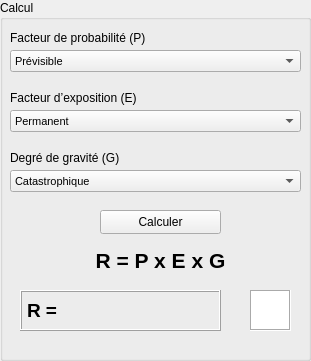
   <widget class="QGroupBox" name="groupBox">
    <property name="geometry">
     <rect>
      <x>660</x>
      <y>10</y>
      <width>311</width>
      <height>361</height>
     </rect>
    </property>
    <property name="font">
     <font>
      <pointsize>9</pointsize>
      <bold>false</bold>
     </font>
    </property>
    <property name="title">
     <string>Calcul</string>
    </property>
    <widget class="QComboBox" name="comboBox">
     <property name="geometry">
      <rect>
       <x>10</x>
       <y>50</y>
       <width>291</width>
       <height>22</height>
      </rect>
     </property>
     <property name="font">
      <font>
       <pointsize>8</pointsize>
       <bold>false</bold>
      </font>
     </property>
     <item>
      <property name="text">
       <string>Prévisible</string>
      </property>
     </item>
     <item>
      <property name="text">
       <string>Fort probable</string>
      </property>
     </item>
     <item>
      <property name="text">
       <string>Inhabituel mais possible</string>
      </property>
     </item>
     <item>
      <property name="text">
       <string>Uniquement possible dans un cas limite</string>
      </property>
     </item>
     <item>
      <property name="text">
       <string>Imaginable mais très improbable</string>
      </property>
     </item>
     <item>
      <property name="text">
       <string>Pratiquement impossible</string>
      </property>
     </item>
     <item>
      <property name="text">
       <string>Pratiquement impossible</string>
      </property>
     </item>
    </widget>
    <widget class="QComboBox" name="comboBox_2">
     <property name="geometry">
      <rect>
       <x>10</x>
       <y>110</y>
       <width>291</width>
       <height>22</height>
      </rect>
     </property>
     <property name="font">
      <font>
       <pointsize>8</pointsize>
       <bold>false</bold>
      </font>
     </property>
     <item>
      <property name="text">
       <string>Permanent</string>
      </property>
     </item>
     <item>
      <property name="text">
       <string>Fréquent (1x/jour)</string>
      </property>
     </item>
     <item>
      <property name="text">
       <string>Occasionnel (1x/semaine)</string>
      </property>
     </item>
     <item>
      <property name="text">
       <string>Inhabituel (1x/mois)</string>
      </property>
     </item>
     <item>
      <property name="text">
       <string>Rare (2-3x/an)</string>
      </property>
     </item>
     <item>
      <property name="text">
       <string>Très rare (1x/an)</string>
      </property>
     </item>
    </widget>
    <widget class="QComboBox" name="comboBox_3">
     <property name="geometry">
      <rect>
       <x>10</x>
       <y>170</y>
       <width>291</width>
       <height>22</height>
      </rect>
     </property>
     <property name="font">
      <font>
       <pointsize>8</pointsize>
       <bold>false</bold>
      </font>
     </property>
     <item>
      <property name="text">
       <string>Catastrophique</string>
      </property>
     </item>
     <item>
      <property name="text">
       <string>Tragique</string>
      </property>
     </item>
     <item>
      <property name="text">
       <string>Très grave</string>
      </property>
     </item>
     <item>
      <property name="text">
       <string>Grave</string>
      </property>
     </item>
     <item>
      <property name="text">
       <string>Important</string>
      </property>
     </item>
     <item>
      <property name="text">
       <string>Minime</string>
      </property>
     </item>
    </widget>
    <widget class="QLabel" name="label">
     <property name="geometry">
      <rect>
       <x>10</x>
       <y>30</y>
       <width>191</width>
       <height>16</height>
      </rect>
     </property>
     <property name="font">
      <font>
       <pointsize>9</pointsize>
       <bold>false</bold>
      </font>
     </property>
     <property name="text">
      <string>Facteur de probabilité (P) </string>
     </property>
    </widget>
    <widget class="QLabel" name="label_2">
     <property name="geometry">
      <rect>
       <x>10</x>
       <y>90</y>
       <width>191</width>
       <height>16</height>
      </rect>
     </property>
     <property name="text">
      <string>Facteur d’exposition (E)</string>
     </property>
    </widget>
    <widget class="QLabel" name="label_3">
     <property name="geometry">
      <rect>
       <x>10</x>
       <y>150</y>
       <width>191</width>
       <height>16</height>
      </rect>
     </property>
     <property name="text">
      <string>Degré de gravité (G)</string>
     </property>
    </widget>
    <widget class="QLabel" name="label_4">
     <property name="geometry">
      <rect>
       <x>60</x>
       <y>240</y>
       <width>201</width>
       <height>41</height>
      </rect>
     </property>
     <property name="font">
      <font>
       <pointsize>16</pointsize>
       <bold>true</bold>
      </font>
     </property>
     <property name="text">
      <string>R = P x E x G</string>
     </property>
     <property name="alignment">
      <set>Qt::AlignCenter</set>
     </property>
    </widget>
    <widget class="QLabel" name="label_reponse">
     <property name="geometry">
      <rect>
       <x>20</x>
       <y>290</y>
       <width>201</width>
       <height>41</height>
      </rect>
     </property>
     <property name="font">
      <font>
       <pointsize>14</pointsize>
       <bold>true</bold>
      </font>
     </property>
     <property name="frameShape">
      <enum>QFrame::Box</enum>
     </property>
     <property name="frameShadow">
      <enum>QFrame::Raised</enum>
     </property>
     <property name="text">
      <string>R =</string>
     </property>
     <property name="wordWrap">
      <bool>true</bool>
     </property>
    </widget>
    <widget class="QPushButton" name="pushButton">
     <property name="geometry">
      <rect>
       <x>100</x>
       <y>210</y>
       <width>121</width>
       <height>24</height>
      </rect>
     </property>
     <property name="text">
      <string>Calculer</string>
     </property>
    </widget>
    <widget class="QFrame" name="code_couleur">
     <property name="geometry">
      <rect>
       <x>250</x>
       <y>290</y>
       <width>41</width>
       <height>41</height>
      </rect>
     </property>
     <property name="styleSheet">
      <string notr="true">background-color : white</string>
     </property>
     <property name="frameShape">
      <enum>QFrame::Box</enum>
     </property>
     <property name="frameShadow">
      <enum>QFrame::Sunken</enum>
     </property>
    </widget>
   </widget>
